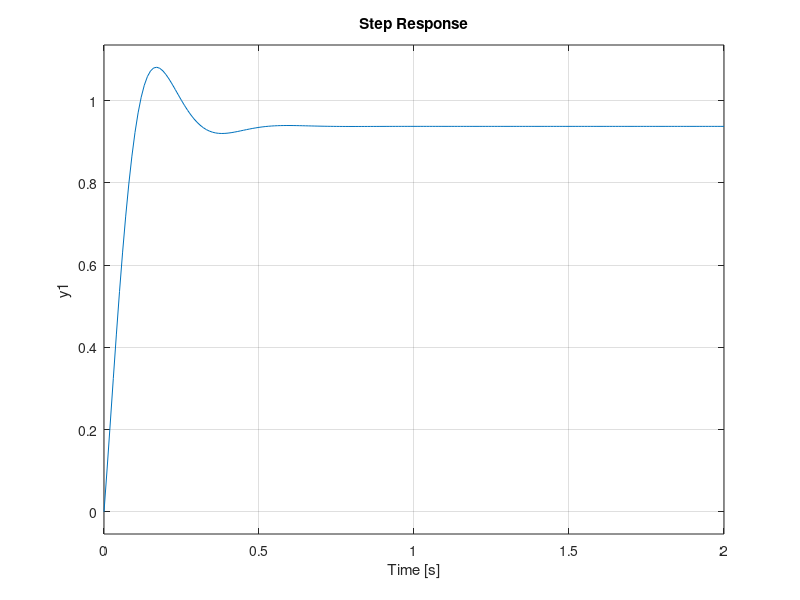

Write MATLAB code to recreate this figure.



clc; clear; close all;

% SI Units are used
maxVelocity = 310; % mm/s
maxHeadingRate = 45; % deg/s

%Define Transfer Function
% Example System

m = 1;
b = 10;
k = 20;
F = 1;

s = tf('s');
P = 1/(s^2 + 10*s + 20);
step(P)



Kp = 300;
Kd = 10;
Ki = 0;

C = pid(Kp, 0, Kd);
T = feedback(C*P, 1)

t = 0:0.01:2;
step(T,t)

